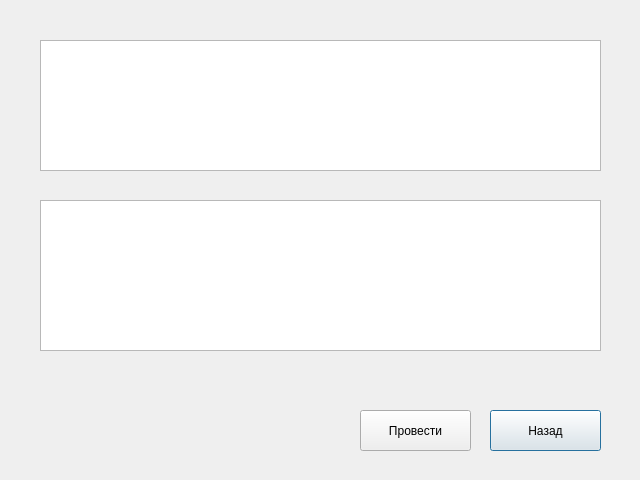
<?xml version="1.0" encoding="UTF-8"?>
<ui version="4.0">
 <class>TaskFourDialog</class>
 <widget class="QDialog" name="TaskFourDialog">
  <property name="geometry">
   <rect>
    <x>0</x>
    <y>0</y>
    <width>640</width>
    <height>480</height>
   </rect>
  </property>
  <property name="windowTitle">
   <string>Dialog</string>
  </property>
  <widget class="QTextEdit" name="textEdit">
   <property name="geometry">
    <rect>
     <x>40</x>
     <y>40</y>
     <width>561</width>
     <height>131</height>
    </rect>
   </property>
  </widget>
  <widget class="QTextEdit" name="textEdited">
   <property name="geometry">
    <rect>
     <x>40</x>
     <y>200</y>
     <width>561</width>
     <height>151</height>
    </rect>
   </property>
  </widget>
  <widget class="QPushButton" name="ReturnButton">
   <property name="geometry">
    <rect>
     <x>490</x>
     <y>410</y>
     <width>111</width>
     <height>41</height>
    </rect>
   </property>
   <property name="text">
    <string>Назад</string>
   </property>
  </widget>
  <widget class="QPushButton" name="CheckButton">
   <property name="geometry">
    <rect>
     <x>360</x>
     <y>410</y>
     <width>111</width>
     <height>41</height>
    </rect>
   </property>
   <property name="text">
    <string>Провести</string>
   </property>
  </widget>
 </widget>
 <resources/>
 <connections/>
</ui>
